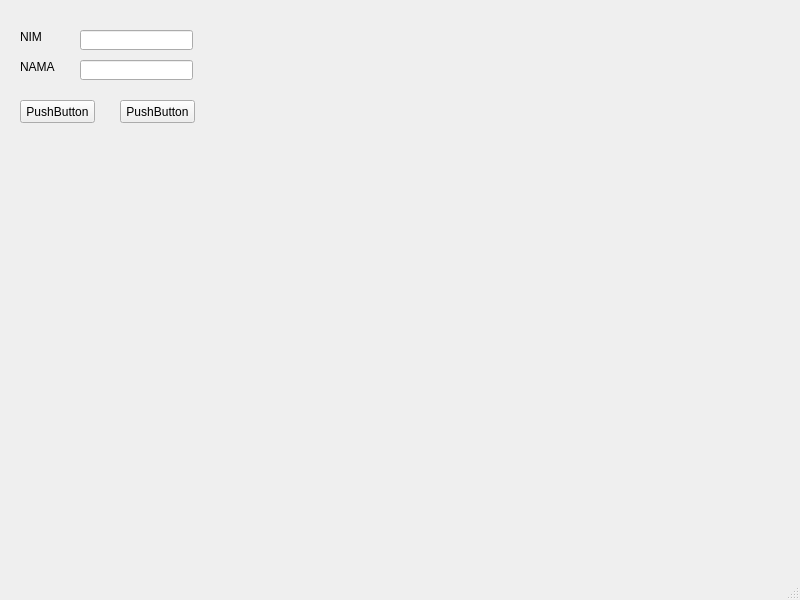
<?xml version="1.0" encoding="UTF-8"?>
<ui version="4.0">
 <class>MainWindow</class>
 <widget class="QMainWindow" name="MainWindow">
  <property name="geometry">
   <rect>
    <x>0</x>
    <y>0</y>
    <width>800</width>
    <height>600</height>
   </rect>
  </property>
  <property name="windowTitle">
   <string>MainWindow</string>
  </property>
  <widget class="QWidget" name="centralwidget">
   <widget class="QPushButton" name="pushButton">
    <property name="geometry">
     <rect>
      <x>20</x>
      <y>100</y>
      <width>75</width>
      <height>23</height>
     </rect>
    </property>
    <property name="text">
     <string>PushButton</string>
    </property>
   </widget>
   <widget class="QPushButton" name="pushButton_2">
    <property name="geometry">
     <rect>
      <x>120</x>
      <y>100</y>
      <width>75</width>
      <height>23</height>
     </rect>
    </property>
    <property name="text">
     <string>PushButton</string>
    </property>
   </widget>
   <widget class="QLabel" name="label">
    <property name="geometry">
     <rect>
      <x>20</x>
      <y>60</y>
      <width>47</width>
      <height>13</height>
     </rect>
    </property>
    <property name="text">
     <string>NAMA</string>
    </property>
   </widget>
   <widget class="QLabel" name="label_2">
    <property name="geometry">
     <rect>
      <x>20</x>
      <y>30</y>
      <width>47</width>
      <height>13</height>
     </rect>
    </property>
    <property name="text">
     <string>NIM</string>
    </property>
   </widget>
   <widget class="QLineEdit" name="lineEdit">
    <property name="geometry">
     <rect>
      <x>80</x>
      <y>30</y>
      <width>113</width>
      <height>20</height>
     </rect>
    </property>
   </widget>
   <widget class="QLineEdit" name="lineEdit_2">
    <property name="geometry">
     <rect>
      <x>80</x>
      <y>60</y>
      <width>113</width>
      <height>20</height>
     </rect>
    </property>
   </widget>
  </widget>
  <widget class="QMenuBar" name="menubar">
   <property name="geometry">
    <rect>
     <x>0</x>
     <y>0</y>
     <width>800</width>
     <height>21</height>
    </rect>
   </property>
  </widget>
  <widget class="QStatusBar" name="statusbar"/>
 </widget>
 <resources/>
 <connections/>
</ui>
